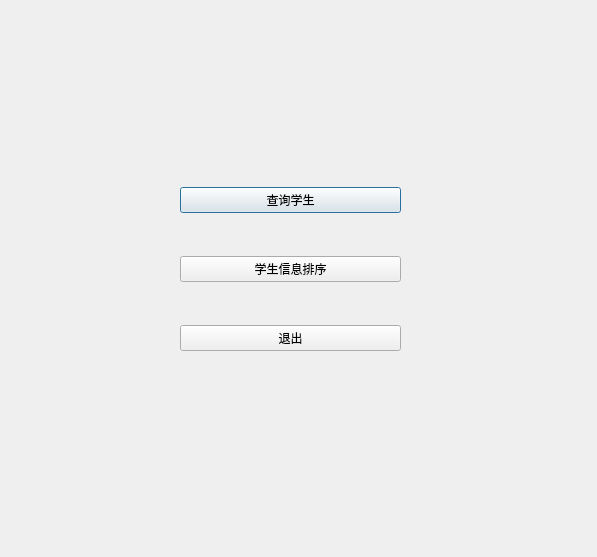
<?xml version="1.0" encoding="UTF-8"?>
<ui version="4.0">
 <class>stumenuwidget</class>
 <widget class="QDialog" name="stumenuwidget">
  <property name="geometry">
   <rect>
    <x>0</x>
    <y>0</y>
    <width>597</width>
    <height>557</height>
   </rect>
  </property>
  <property name="windowTitle">
   <string>Dialog</string>
  </property>
  <widget class="QWidget" name="gridLayoutWidget">
   <property name="geometry">
    <rect>
     <x>180</x>
     <y>150</y>
     <width>221</width>
     <height>241</height>
    </rect>
   </property>
   <layout class="QGridLayout" name="gridLayout">
    <item row="0" column="0">
     <widget class="QPushButton" name="findButton">
      <property name="text">
       <string>查询学生</string>
      </property>
     </widget>
    </item>
    <item row="2" column="0">
     <widget class="QPushButton" name="exitButton">
      <property name="text">
       <string>退出</string>
      </property>
     </widget>
    </item>
    <item row="1" column="0">
     <widget class="QPushButton" name="sortButton">
      <property name="text">
       <string>学生信息排序</string>
      </property>
     </widget>
    </item>
   </layout>
  </widget>
 </widget>
 <resources/>
 <connections/>
</ui>
